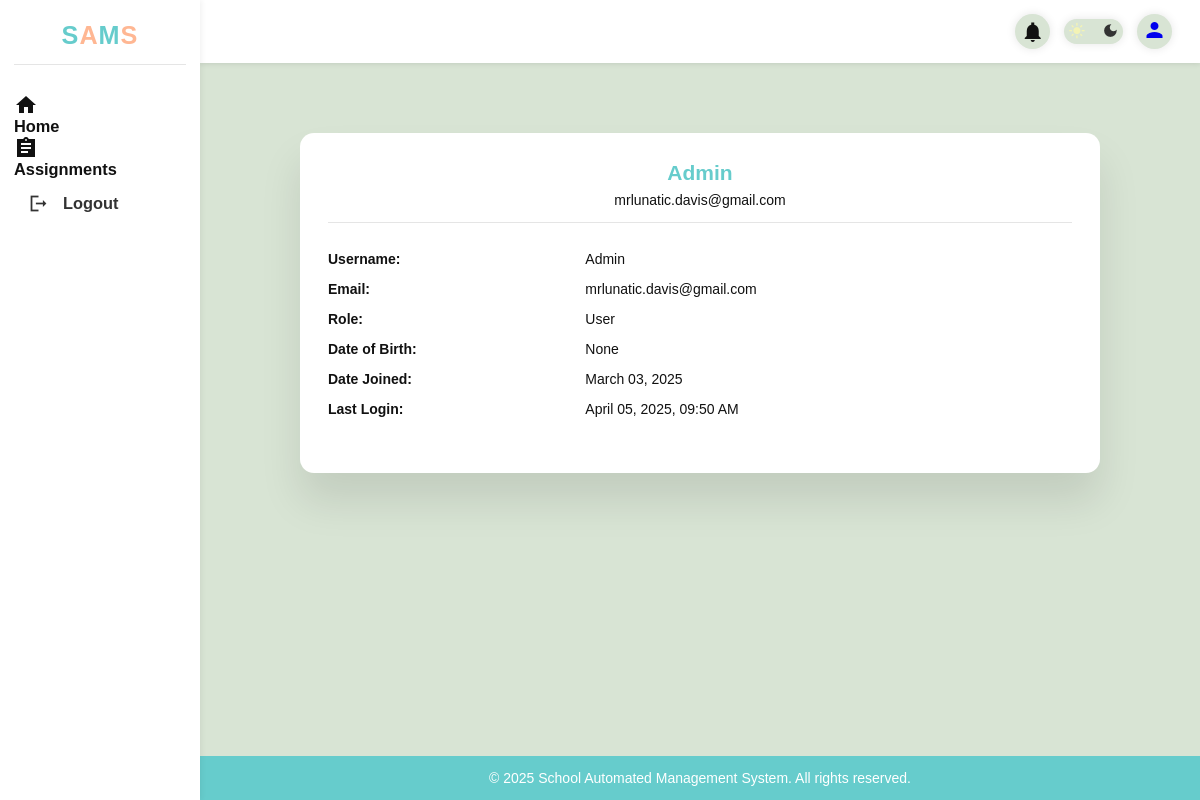
The app's page /authenticated/profile/ (signed in), older data.
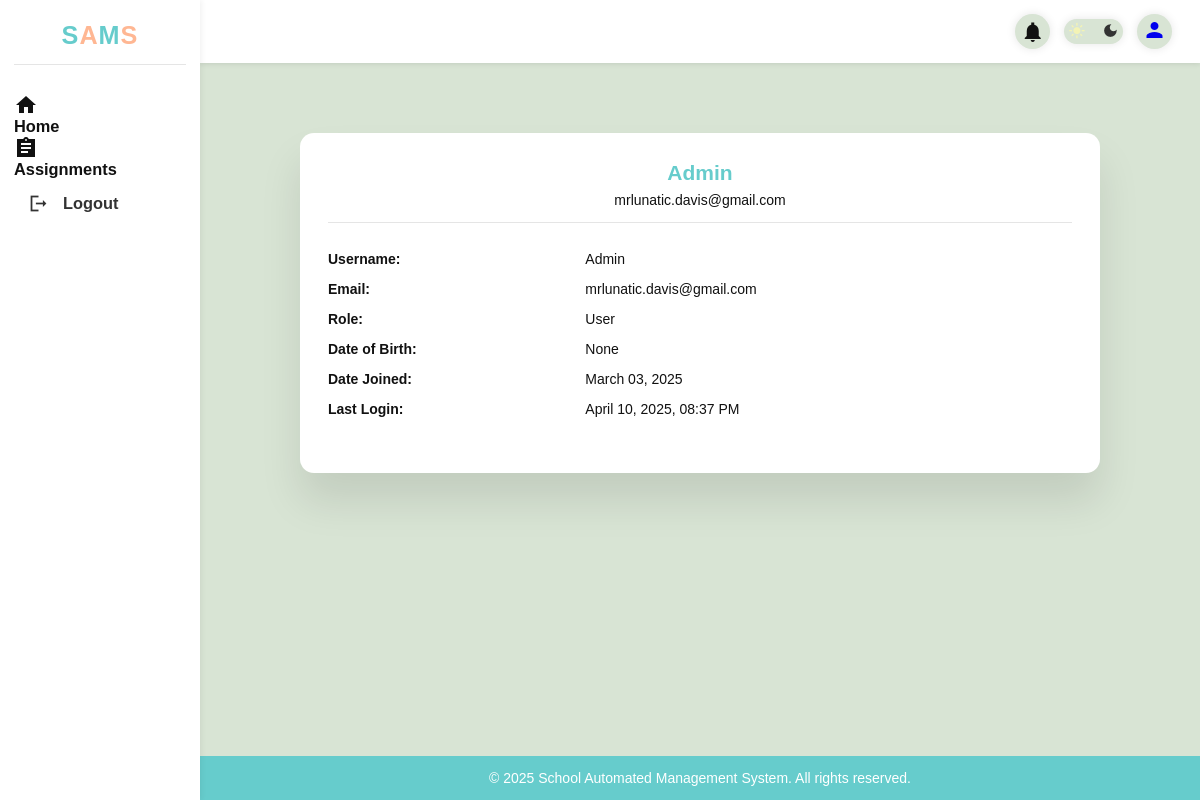
The same page, newer data.
### members/models.py (models this page shows)
class CustomUser(AbstractUser):
    is_teacher = models.BooleanField(default=False)
    is_student = models.BooleanField(default=False)
    is_admin = models.BooleanField(default=False)
    is_parent = models.BooleanField(default=False)
    date_of_birth = models.CharField(max_length=50, blank=True, null=True)

### core/views.py (the view)
# urls.py: path('profile/', views.profile, name='profile'),
@login_required(login_url='members:index')
def profile(request):
    context = {}
    try:
        if request.user.is_student:
            profile_instance = StudentProfile.objects.get(user=request.user)
            context['student_profile'] = profile_instance
        elif request.user.is_teacher:
            profile_instance = TeacherProfile.objects.get(user=request.user)
            context['teacher_profile'] = profile_instance
        elif request.user.is_parent:
            parent_profile = ParentProfile.objects.get(user=request.user)
            context['parent_profile'] = parent_profile
            context['students_profile'] = parent_profile.students_adm.all()
    except (StudentProfile.DoesNotExist, TeacherProfile.DoesNotExist, ParentProfile.DoesNotExist):
        messages.error(request, "Profile not found.")
        return redirect('members:index')
    context['user'] = request.user
    return render(request, 'UI/profile.html', context)

### core/templates/UI/profile.html (shortened to what this page needs)
{% extends "base.html" %}
{% load static %}
{% block content %}
  <div class="profile-container">
    <div class="profile-header">
      <h2>{{ user.get_full_name|default:user.username }}</h2>
      <p>{{ user.email }}</p>
    </div>
    <div class="profile-details">
      <label>Username:</label>
      <span>{{ user.username }}</span>
      <label>Email:</label>
      <span>{{ user.email }}</span>
      <label>Role:</label>
      <span>
        {% if user.is_teacher %}
          Teacher
        {% elif user.is_student %}
          Student
        {% elif user.is_parent %}
          Parent
        {% elif user.is_admin %}
          Administrator
        {% else %}
          User
        {% endif %}
      </span>
      <label>Date of Birth:</label>
      <span>{{ user.date_of_birth }}</span>
      <label>Date Joined:</label>
      <span>{{ user.date_joined|date:"F d, Y" }}</span>
      {% if user.last_login %}
        <label>Last Login:</label>
        <span>{{ user.last_login|date:"F d, Y, h:i A" }}</span>
      {% endif %}
    </div>
  </div>
{% endblock content %}

Row changes from the older to the newer data that the page shows:
changed CustomUser "Admin": last_login "April 05, 2025, 09:50 AM" → "April 10, 2025, 08:37 PM"
